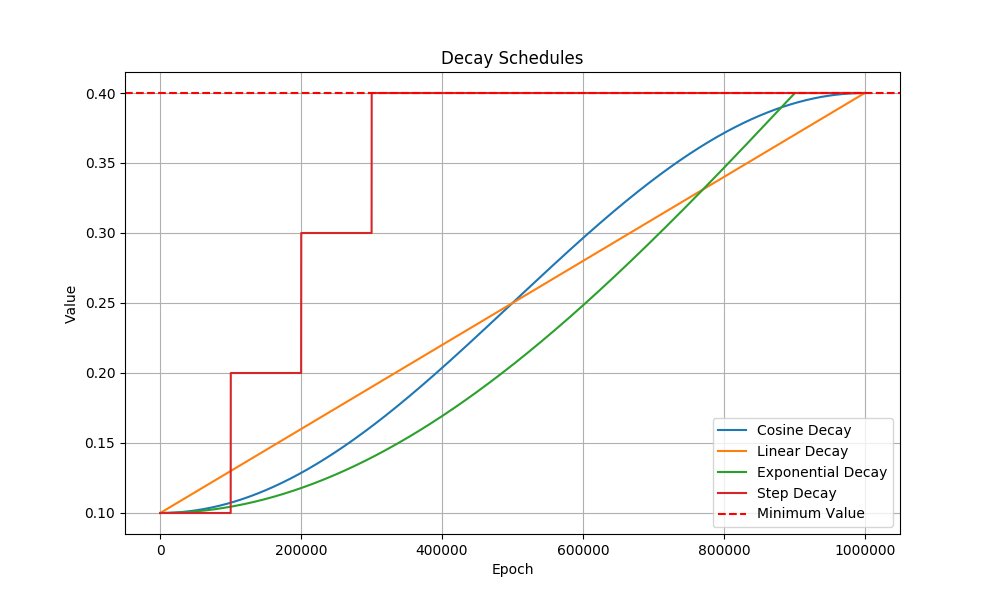

The Python source for this figure:
import numpy as np
from functools import partial
import inspect


def cosine_decay(initial_value, min_value, epoch, total_epochs, stay_at_min=True):
    """
    Cosine decay function.

    Args:
        initial_value (float): The starting value.
        min_value (float): The minimum value to decay to.
        epoch (int): The current epoch number.
        total_epochs (int): The total number of epochs over which to decay.
        stay_at_min (bool): If True, the value remains at min_value after reaching it.

    Returns:
        float: The decayed value.
    """
    if epoch > total_epochs and stay_at_min:
        return min_value
    cosine_decay = 0.5 * (1 + np.cos(np.pi * epoch / total_epochs))
    decayed_value = (initial_value - min_value) * cosine_decay + min_value
    return decayed_value

def cosine_decay_reversed(min_value, initial_value, epoch, total_epochs, stay_at_max=True):
    if epoch > total_epochs and stay_at_max:
        return initial_value
    cosine_growth = 0.5 * (1 + np.cos(np.pi * (1 - epoch / total_epochs)))
    grown_value = (initial_value - min_value) * cosine_growth + min_value
    return grown_value

def linear_decay(initial_value, min_value, epoch, total_epochs, stay_at_min=True):
    """
    Linear decay function.

    Args:
        initial_value (float): The starting value.
        min_value (float): The minimum value to decay to.
        epoch (int): The current epoch number.
        total_epochs (int): The total number of epochs over which to decay.
        stay_at_min (bool): If True, the value remains at min_value after reaching it.

    Returns:
        float: The decayed value.
    """
    if epoch > total_epochs and stay_at_min:
        return min_value
    linear_decay = 1 - (epoch / total_epochs)
    decayed_value = (initial_value - min_value) * linear_decay + min_value
    return decayed_value

def linear_decay_reversed(min_value, initial_value, epoch, total_epochs, stay_at_max=True):
    if epoch > total_epochs and stay_at_max:
        return initial_value
    linear_growth = epoch / total_epochs
    grown_value = (initial_value - min_value) * linear_growth + min_value
    return grown_value

def exponential_decay(initial_value, min_value, epoch, decay_rate, power=2, stay_at_min=True):
    """
    Steeper Exponential decay function.

    Args:
        initial_value (float): The starting value.
        min_value (float): The minimum value to decay to.
        epoch (int): The current epoch number.
        decay_rate (float): The decay rate (must be between 0 and 1).
        power (float): Exponent to make the curve steeper.
        stay_at_min (bool): If True, the value remains at min_value after reaching it.

    Returns:
        float: The decayed value.
    """
    effective_decay = decay_rate ** (epoch ** power)
    if stay_at_min:
        decayed_value = max(min_value, initial_value * effective_decay)
    else:
        decayed_value = initial_value * effective_decay
    return decayed_value

def inverted_exponential_growth(min_value, max_value, epoch, growth_rate, power=2, converge_to_max=True):
    effective_growth = 1 - (growth_rate ** (epoch ** power))
    value = min_value + (max_value - min_value) * effective_growth
    if converge_to_max:
        return min(max_value, value)
    else:
        return value


def exponential_decay_reversed(min_value, initial_value, epoch, growth_rate, stay_at_max=True):
    if stay_at_max:
        grown_value = min(initial_value, min_value + (initial_value - min_value) * (1 - growth_rate ** epoch))
    else:
        grown_value = min_value + (initial_value - min_value) * (1 - growth_rate ** epoch)
    return grown_value

def stepwise_decay(initial_value, min_value, epoch, decay_steps, decay_amount, stay_at_min=True):
    """
    Stepwise decay function.

    Args:
        initial_value (float): The starting value.
        min_value (float): The minimum value to decay to.
        epoch (int): The current epoch number.
        decay_steps (int): Number of epochs between each decay step.
        decay_rate (float): Factor by which the value decreases at each step.
        stay_at_min (bool): If True, the value remains at min_value after reaching it.

    Returns:
        float: The decayed value.
    """
    num_steps = epoch // decay_steps 
    decayed_value = initial_value - num_steps * decay_amount 
    if stay_at_min:
        return max(min_value, decayed_value) 
    return decayed_value

def stepwise_decay_reversed(min_value, initial_value, epoch, growth_steps, growth_amount, stay_at_max=True):
    num_steps = epoch // growth_steps
    grown_value = min_value + num_steps * growth_amount
    if stay_at_max:
        return min(initial_value, grown_value)
    return grown_value

decays = {
    "cosine": cosine_decay,
    "linear": linear_decay,
    "exponential": exponential_decay,
    "stepwise": stepwise_decay,
}

def get_qmin_func(decay_type, safety_p, max_steps,  **kwargs):
    """
    Partially apply parameters to the chosen decay function.

    :param decay_type: The type of decay function as a string.
    :param kwargs: Parameters to partially apply to the function.
    :return: A partially-applied function pointer.
    """
    decay_func = None
    if decay_type is not None:
        if decay_type not in decays:
            raise ValueError(f"Unknown decay type: {decay_type}")
        decay_func = decays[decay_type]
        # Get the valid parameters for the function
        valid_params = inspect.signature(decay_func).parameters
        print(f"VALID PARAMS {valid_params}")
        # Filter out extra arguments
        filtered_kwargs = {k: v for k, v in kwargs.items() if k in valid_params}

        # Warn about ignored arguments
        ignored_params = set(kwargs) - set(filtered_kwargs)
        if ignored_params:
            print(f"Warning: Ignoring unexpected parameters: {ignored_params}")
        decay_func = partial(decays[decay_type], **filtered_kwargs)
        
    def get_q_min_thresh(current_epoch):
        if decay_func is None:
            return -1 * (1. - safety_p) * max_steps, safety_p
        safety_param = 1 - decay_func(epoch=current_epoch)
        return -1 * (1. - safety_param) * max_steps, safety_param
    
    return get_q_min_thresh

if __name__ == '__main__':
    import matplotlib
    matplotlib.use('Agg')
    initial_value = 0.9
    min_value = 0.6
    total_epochs = 1e6
    decay_rate = 0.9999999999995
    epochs = np.arange(0, total_epochs) 
    import matplotlib.pyplot as plt
    
    
    cosine_values = [1 - cosine_decay(initial_value, min_value, epoch, total_epochs) for epoch in epochs]
    linear_values = [1 - linear_decay(initial_value, min_value, epoch, total_epochs) for epoch in epochs]
    exponential_values = [1 - exponential_decay(initial_value, min_value, epoch, decay_rate) for epoch in epochs]
    step_values = [1 - stepwise_decay(initial_value, min_value, epoch, decay_steps=total_epochs/10, decay_amount=0.1) for epoch in epochs]
    

    # Plotting
    plt.figure(figsize=(10, 6))
    plt.plot(epochs, cosine_values, label='Cosine Decay')
    plt.plot(epochs, linear_values, label='Linear Decay')
    plt.plot(epochs, exponential_values, label='Exponential Decay')
    plt.plot(epochs, step_values, label='Step Decay')
    plt.axhline(y=1-min_value, color='r', linestyle='--', label='Minimum Value')
    plt.xlabel('Epoch')
    plt.ylabel('Value')
    plt.title('Decay Schedules')
    plt.legend()
    plt.grid(True)
    plt.savefig("decays.png")